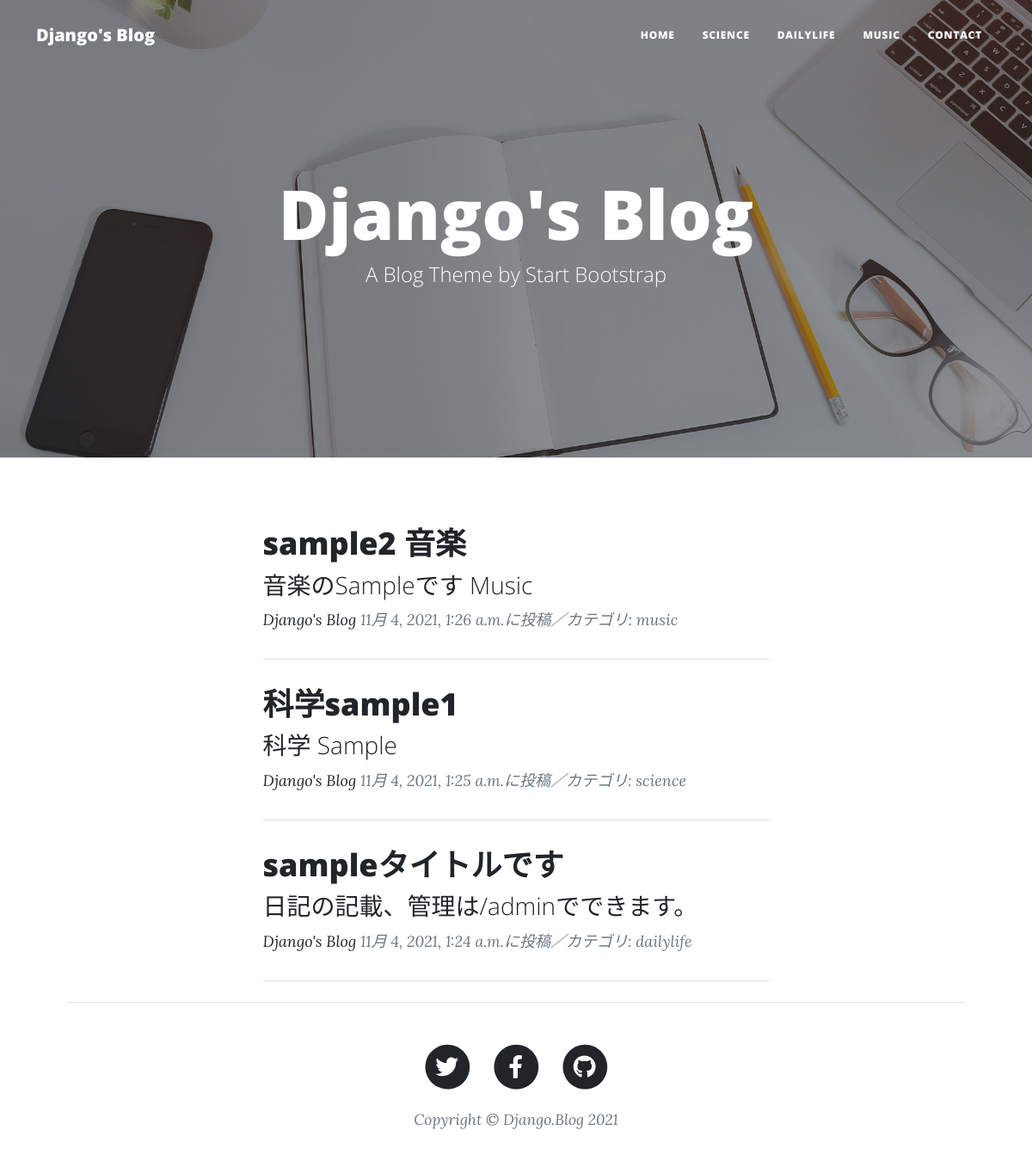
The page / on the database its author committed.
### blog/models.py (models this page shows)
class BlogPost(models.Model):
    CATEGORY = (('science', '科学のこと'), ('dailylife', '日常のこと'), ('music', '音楽のこと'))
    title = models.CharField(
        verbose_name='タイトル', #フィールドのタイトル
        max_length=200,         #最大文字数は200
    )
    content = models.TextField(
        verbose_name='本文',    #フィールドのタイトル
    )
    posted_at = models.DateTimeField(
        verbose_name='投稿日時',    #フィールドのタイトル
        auto_now_add=True,         #日時を自動追加
    )
    category = models.CharField(
        verbose_name='カテゴリ',     #フィールドのタイトル
        max_length=50,              #最大文字数は50
        choices=CATEGORY            #カテゴリの中から選択
    )
    def __str__(self):
        return self.title

### blog/views.py (the view)
# urls.py: path('', views.IndexView.as_view(), name='index'),
class IndexView(generic.ListView):
    template_name = 'index.html'
    """
        template_nameはTempalateResponseMixinで定義されている変数である
        オーバーライド(再定義)することで任意のテンプレートをレンダリングする
        注意)　Template_nameはファイルしか設定できない
                Djangoが参照してくれるのはtemplateが格納しているフォルダのみ[templates]
    """
    context_object_name = 'orderby_records'
    queryset= BlogPost.objects.order_by('-posted_at')
    """
    Attributes:
        template_name:レンタリングするテンプレート
        context_object_name:object_listキーの別名を設定　obuject_list → 変更　参照名変更
        queryset:データベースのクエリ
    """
    paginate_by = 4
    def get_context_data(self, **kwargs):
        context = super().get_context_data(**kwargs)
        print(context)
        return context

### blog/templates/index.html (shortened to what this page needs)
{% extends 'base.html' %}
{% load static %}
{% block header %}
<header class="masthead" style="background-image: url({% static 'assets/img/home-bg.jpg' %})">
    <div class="container position-relative px-4 px-lg-5">
        <div class="row gx-4 gx-lg-5 justify-content-center">
            <div class="col-md-10 col-lg-8 col-xl-7">
                <div class="site-heading">
                    <h1>Django's Blog</h1>
                    <span class="subheading">A Blog Theme by Start Bootstrap</span>
                </div>
            </div>
        </div>
    </div>
</header>
{% endblock %}
{% block contents %}
<div class="container px-4 px-lg-5">
    <div class="row gx-4 gx-lg-5 justify-content-center">
        <div class="col-md-10 col-lg-8 col-xl-7">
            {% for record in orderby_records %}
            <div class="post-preview">
                <a href="{% url 'blog:blog_detail' record.pk %}">
                    <h2 class="post-title">{{record.title}}</h2>
                    <h3 class="post-subtitle">
                        <span style="font-size" : 16px>
                            {{record.content|truncatechars:50}}
                        </span>
                    </h3>
                </a>
                <p class="post-meta">
                    <a href="#">Django's Blog</a>
                    {{record.posted_at}}に投稿／カテゴリ:
                    {{record.category}}
                </p>
            </div>
            <hr class="my-4" />
            {% endfor %}
    </div>
</div>
{% endblock %}

### blog/templates/base.html (shortened to what this page needs)
{% load static %}
<!DOCTYPE html>
<html lang="ja">
    <head>
        <link href={% static 'css/styles.css' %} rel="stylesheet" />
    </head>
    <body>
        <nav class="navbar navbar-expand-lg navbar-light" id="mainNav">
            <div class="container">
                <a class="navbar-brand"
                    href={% url 'blog:index'%}>Django's Blog</a>
                <div class="collapse navbar-collapse" id="navbarResponsive">
                    <ul class="navbar-nav ms-auto py-4 py-lg-0">
                        <li class="nav-item"><a class="nav-link px-lg-3 py-3 py-lg-4"
                            href={% url 'blog:index' %}>Home</a></li>
                        <li class="nav-item"><a class="nav-link px-lg-3 py-3 py-lg-4"
                            href={% url "blog:science_list"%}>SCIENCE</a></li>
                        <li class="nav-item"><a class="nav-link px-lg-3 py-3 py-lg-4"
                            href={% url 'blog:dailylife_list'%}>DAILYLIFE</a></li>
                        <li class="nav-item"><a class="nav-link px-lg-3 py-3 py-lg-4"
                            href={% url 'blog:music_list' %}>MUSIC</a></li>
                        <li class="nav-item"><a class="nav-link px-lg-3 py-3 py-lg-4"
                            href={% url 'blog:contact' %}>CONTACT</a></li>
                    </ul>
                </div>
            </div>
        </nav>
        {% block header %}{% endblock %}
        {% block contents %}{% endblock %}
        <footer class="border-top">
            <div class="container px-4 px-lg-5">
                <div class="row gx-4 gx-lg-5 justify-content-center">
                    <div class="col-md-10 col-lg-8 col-xl-7">
                        <ul class="list-inline text-center">
                            <li class="list-inline-item">
                                <a href="https://twitter.com/">
                                    <span class="fa-stack fa-lg">
                                        <i class="fas fa-circle fa-stack-2x"></i>
                                        <i class="fab fa-twitter fa-stack-1x fa-inverse"></i>
                                    </span>
                                </a>
                            </li>
                            <li class="list-inline-item">
                                <a href="https://www.facebook.com">
                                    <span class="fa-stack fa-lg">
                                        <i class="fas fa-circle fa-stack-2x"></i>
                                        <i class="fab fa-facebook-f fa-stack-1x fa-inverse"></i>
                                    </span>
                                </a>
                            </li>
                            <li class="list-inline-item">
                                <a href="https://github.co.jp/">
                                    <span class="fa-stack fa-lg">
                                        <i class="fas fa-circle fa-stack-2x"></i>
                                        <i class="fab fa-github fa-stack-1x fa-inverse"></i>
                                    </span>
                                </a>
                            </li>
                        </ul>
                        <div class="small text-center text-muted fst-italic">Copyright &copy; Django.Blog 2021</div>
                    </div>
                </div>
            </div>
        </footer>
    </body>
</html>

### rows shown on the page
BlogPost: title "sample2 音楽", content "音楽のSampleです Music", posted_at "11月 4, 2021, 1:26 a.m.", category "music"
BlogPost: title "科学sample1", content "科学 Sample", posted_at "11月 4, 2021, 1:25 a.m.", category "science"
BlogPost: title "sampleタイトルです", content "日記の記載、管理は/adminでできます。", posted_at "11月 4, 2021, 1:24 a.m.", category "dailylife"
